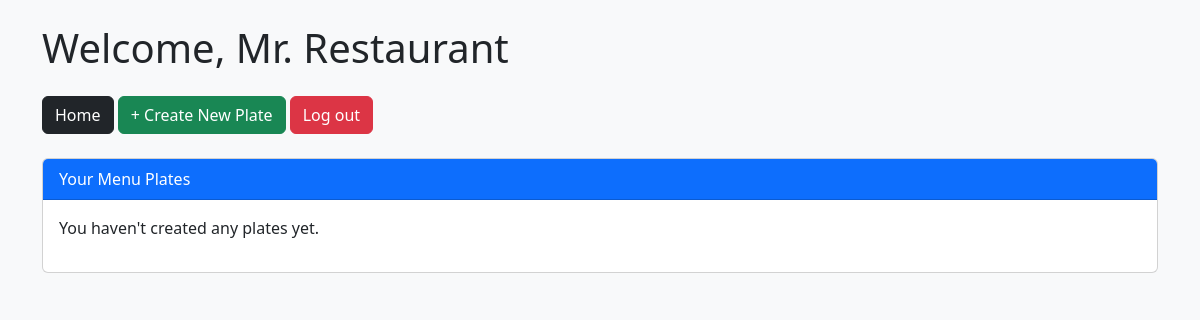
The page /restaurant_homepage.php (signed in) on the database as committed earlier.
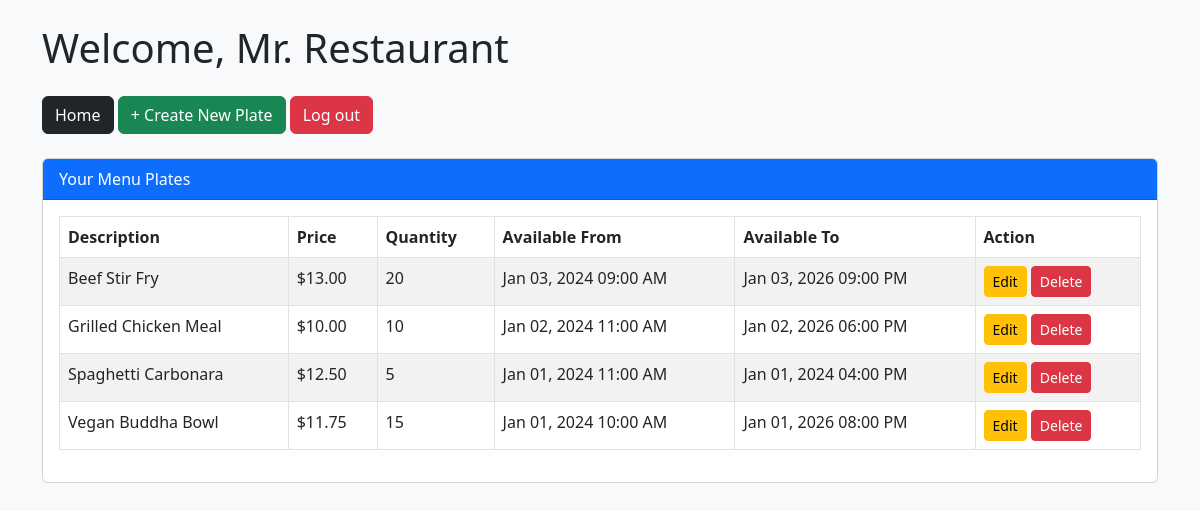
The same page on the database as committed later.
### tables this page shows
CREATE TABLE Plates (
    id INT AUTO_INCREMENT PRIMARY KEY,
    owner_id INT NOT NULL,
    description VARCHAR(256),
    available_from DATETIME NOT NULL,
    available_to DATETIME NOT NULL,
    price DECIMAL(10,2) NOT NULL,
    quantity_available INT NOT NULL,
    FOREIGN KEY (owner_id) REFERENCES Users(id)
);

### restaurant_homepage.php (the view, shortened to what this page needs)
<?php
$user_id = $_SESSION["user"]["id"];
global $db_conn;
$query = "SELECT * FROM Plates WHERE owner_id = ? ORDER BY available_from DESC";
$stmt = $db_conn->prepare($query);
$stmt->bind_param("i", $user_id);
$stmt->execute();
$result = $stmt->get_result();
?>
<!DOCTYPE html>
<html lang="en">
<head>
    <link rel="stylesheet" href="https://cdn.jsdelivr.net/npm/bootstrap@5.3.0/dist/css/bootstrap.min.css">
</head>
<body class="bg-light">
    <div class="container py-4">
        <h1 class="mb-4">Welcome, <?= htmlspecialchars($_SESSION["user"]["name"]) ?></h1>
        <div class="mb-4">
            <a class="btn btn-dark" href="index.php">Home</a>
            <a class="btn btn-success" href="create_plate.php">+ Create New Plate</a>
            <a class="btn btn-danger" href="logout.php">Log out</a>
        </div>
        <div class="card mb-4">
            <div class="card-header bg-primary text-white">Your Menu Plates</div>
            <div class="card-body">
                <?php if ($result->num_rows === 0): ?>
                    <p>You haven't created any plates yet.</p>
                <?php else: ?>
                    <table class="table table-bordered table-striped">
                        <thead>
                            <tr>
                                <th>Description</th>
                                <th>Price</th>
                                <th>Quantity</th>
                                <th>Available From</th>
                                <th>Available To</th>
                                <th>Action</th>
                            </tr>
                        </thead>
                        <tbody>
                            <?php while ($row = $result->fetch_assoc()): ?>
                                <tr>
                                    <td><?= htmlspecialchars($row['description']) ?></td>
                                    <td>$<?= number_format($row['price'], 2) ?></td>
                                    <td><?= intval($row['quantity_available']) ?></td>
                                    <td><?= date('M d, Y h:i A', strtotime($row['available_from'])) ?></td>
                                    <td><?= date('M d, Y h:i A', strtotime($row['available_to'])) ?></td>
                                    <td>
                                        <a href="edit_plate.php?id=<?= $row['id'] ?>" class="btn btn-warning btn-sm">Edit</a>
                                        <a href="delete_plate.php?id=<?= $row['id'] ?>" class="btn btn-danger btn-sm"
                                            onclick="return confirm('Are you sure you want to delete this plate?');">
                                            Delete
                                        </a>
                                    </td>
                                </tr>
                            <?php endwhile; ?>
                        </tbody>
                    </table>
                <?php endif; ?>
            </div>
        </div>
    </div>
</body>
</html>

Rows that differ between the two databases and show on the page:
added plates: description "Beef Stir Fry", price "13.00", quantity_available "20", available_from "Jan 03, 2024 09:00 AM", available_to "Jan 03, 2026 09:00 PM"
added plates: description "Grilled Chicken Meal", price "10.00", quantity_available "10", available_from "Jan 02, 2024 11:00 AM", available_to "Jan 02, 2026 06:00 PM"
added plates: description "Spaghetti Carbonara", price "12.50", quantity_available "5", available_from "Jan 01, 2024 11:00 AM", available_to "Jan 01, 2024 04:00 PM"
added plates: description "Vegan Buddha Bowl", price "11.75", quantity_available "15", available_from "Jan 01, 2024 10:00 AM", available_to "Jan 01, 2026 08:00 PM"
Other text that changed with them:
text no longer shown: "You haven't created any plates yet."
text now shown: "Description Price Quantity Available From Available To Action"
